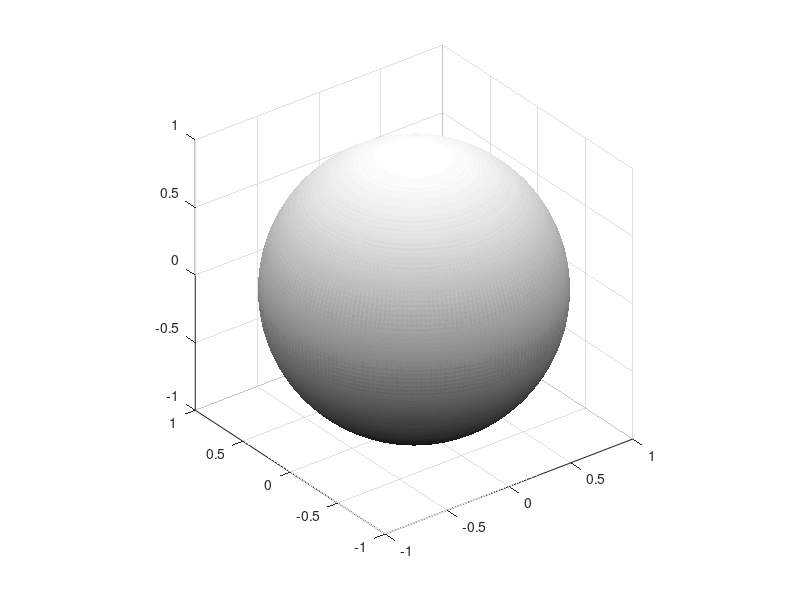

Source code (MATLAB): (Note: this script raises an error after producing the figure.)
[u,v]=meshgrid(linspace(0,2*pi,200),linspace(0,2*pi,200));
x=cos(u).*cos(v);
y=sin(u).*cos(v);
z=sin(v);
h=surf(x,y,z);
daspect([1 1 1])
set(h,'edgecolor','none')
colormap('gray');
hold on
tspan = linspace(pi,18*pi,1000000);
[~,X]=ode45('cir',tspan,[pi,.1,0,.1]);
u=X(:,1);
v=X(:,3);
x=cos(u).*cos(v);
y=sin(u).*cos(v);
z=sin(v);


P=[x y z];


units = 10; % Deternines speed (smaller, faster)
packet = floor(size(P,1)/units);

  for k = 1:packet:(packet * units)
        hold on
        plot3(P(k:(k+packet-1),1), P((k:(k+packet-1)),2), P((k:(k+packet-1)),3),...
            '.-', 'MarkerSize', 3.5,'color','r', 'LineWidth', 4)
        drawnow
        pause(1)
  end

[t,X]=ode45('cir',tspan,[pi/6,.1,pi,.1]);
u=X(:,1);
v=X(:,3);
x=cos(u).*cos(v);
y=sin(u).*cos(v);
z=sin(v);


P=[x y z];


units = 10; % Deternines speed (smaller, faster)
packet = floor(size(P,1)/units);

  for k = 1:packet:(packet * units)
        hold on
        plot3(P(k:(k+packet-1),1), P((k:(k+packet-1)),2), P((k:(k+packet-1)),3),...
            '.-', 'MarkerSize', 3.5,'color','y', 'LineWidth', 5)
        drawnow
        pause(1)
  end